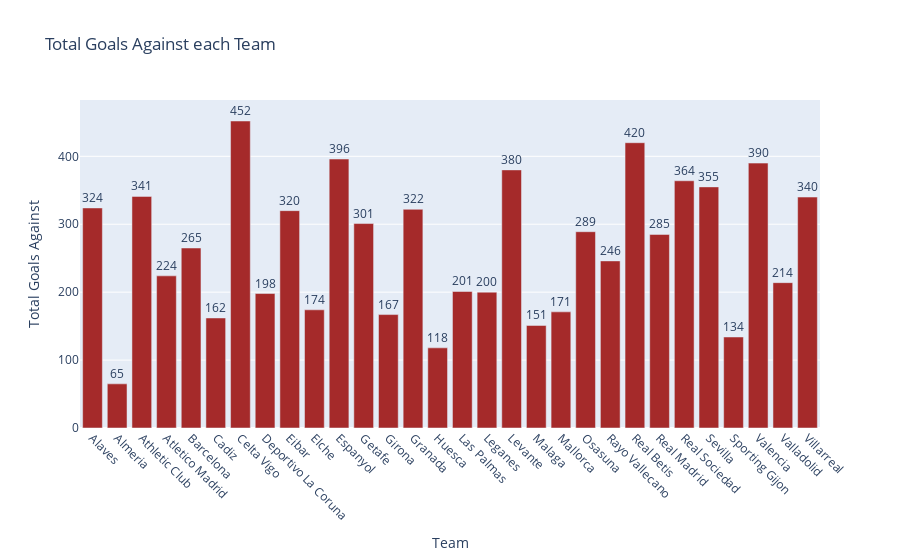

The cell this chart's notebook holds for it:
### Markdown cell above
### Goals scored against each team

### Code cell
# Group by team and sum up the goals against
goals_against_team = df.groupby('team')['ga'].sum().reset_index()

# Create an interactive bar plot using Plotly
fig = px.bar(goals_against_team, x='team', y='ga', title='Total Goals Against each Team', labels={'team': 'Team', 'ga': 'Total Goals Against'})

# Add numbers on top of the bars
for team, ga in zip(goals_against_team['team'], goals_against_team['ga']):
    fig.add_annotation(
        text=str(int(ga)),
        x=team,
        y=ga,
        xanchor='center',
        yanchor='bottom',
        showarrow=False
    )
fig.update_traces(marker_color='brown')
fig.update_xaxes(tickangle=45)
fig.show()

### Figure 1 — Plotly figure (JSON) as saved in the notebook; plotly's stock layout.template omitted (floating-point values rounded to 4 significant figures)
{"data": [{"alignmentgroup": "True", "hovertemplate": "Team=%{x}<br>Total Goals Against=%{y}<extra></extra>", "legendgroup": "", "marker": {"color": "brown", "pattern": {"shape": ""}}, "name": "", "offsetgroup": "", "orientation": "v", "showlegend": false, "textposition": "auto", "type": "bar", "x": ["Alaves", "Almeria", "Athletic Club", "Atletico Madrid", "Barcelona", "Cadiz", "Celta Vigo", "Deportivo La Coruna", "Eibar", "Elche", "Espanyol", "Getafe", "Girona", "Granada", "Huesca", "Las Palmas", "Leganes", "Levante", "Malaga", "Mallorca", "Osasuna", "Rayo Vallecano", "Real Betis", "Real Madrid", "Real Sociedad", "Sevilla", "Sporting Gijon", "Valencia", "Valladolid", "Villarreal"], "xaxis": "x", "y": [324, 65, 341, 224, 265, 162, 452, 198, 320, 174, 396, 301, 167, 322, 118, 201, 200, 380, 151, 171, 289, 246, 420, 285, 364, 355, 134, 390, 214, 340], "yaxis": "y"}], "layout": {"annotations": [{"showarrow": false, "text": "324", "x": "Alaves", "xanchor": "center", "y": 324, "yanchor": "bottom"}, {"showarrow": false, "text": "65", "x": "Almeria", "xanchor": "center", "y": 65, "yanchor": "bottom"}, {"showarrow": false, "text": "341", "x": "Athletic Club", "xanchor": "center", "y": 341, "yanchor": "bottom"}, {"showarrow": false, "text": "224", "x": "Atletico Madrid", "xanchor": "center", "y": 224, "yanchor": "bottom"}, {"showarrow": false, "text": "265", "x": "Barcelona", "xanchor": "center", "y": 265, "yanchor": "bottom"}, {"showarrow": false, "text": "162", "x": "Cadiz", "xanchor": "center", "y": 162, "yanchor": "bottom"}, {"showarrow": false, "text": "452", "x": "Celta Vigo", "xanchor": "center", "y": 452, "yanchor": "bottom"}, {"showarrow": false, "text": "198", "x": "Deportivo La Coruna", "xanchor": "center", "y": 198, "yanchor": "bottom"}, {"showarrow": false, "text": "320", "x": "Eibar", "xanchor": "center", "y": 320, "yanchor": "bottom"}, {"showarrow": false, "text": "174", "x": "Elche", "xanchor": "center", "y": 174, "yanchor": "bottom"}, {"showarrow": false, "text": "396", "x": "Espanyol", "xanchor": "center", "y": 396, "yanchor": "bottom"}, {"showarrow": false, "text": "301", "x": "Getafe", "xanchor": "center", "y": 301, "yanchor": "bottom"}, {"showarrow": false, "text": "167", "x": "Girona", "xanchor": "center", "y": 167, "yanchor": "bottom"}, {"showarrow": false, "text": "322", "x": "Granada", "xanchor": "center", "y": 322, "yanchor": "bottom"}, {"showarrow": false, "text": "118", "x": "Huesca", "xanchor": "center", "y": 118, "yanchor": "bottom"}, {"showarrow": false, "text": "201", "x": "Las Palmas", "xanchor": "center", "y": 201, "yanchor": "bottom"}, {"showarrow": false, "text": "200", "x": "Leganes", "xanchor": "center", "y": 200, "yanchor": "bottom"}, {"showarrow": false, "text": "380", "x": "Levante", "xanchor": "center", "y": 380, "yanchor": "bottom"}, {"showarrow": false, "text": "151", "x": "Malaga", "xanchor": "center", "y": 151, "yanchor": "bottom"}, {"showarrow": false, "text": "171", "x": "Mallorca", "xanchor": "center", "y": 171, "yanchor": "bottom"}, {"showarrow": false, "text": "289", "x": "Osasuna", "xanchor": "center", "y": 289, "yanchor": "bottom"}, {"showarrow": false, "text": "246", "x": "Rayo Vallecano", "xanchor": "center", "y": 246, "yanchor": "bottom"}, {"showarrow": false, "text": "420", "x": "Real Betis", "xanchor": "center", "y": 420, "yanchor": "bottom"}, {"showarrow": false, "text": "285", "x": "Real Madrid", "xanchor": "center", "y": 285, "yanchor": "bottom"}, {"showarrow": false, "text": "364", "x": "Real Sociedad", "xanchor": "center", "y": 364, "yanchor": "bottom"}, {"showarrow": false, "text": "355", "x": "Sevilla", "xanchor": "center", "y": 355, "yanchor": "bottom"}, {"showarrow": false, "text": "134", "x": "Sporting Gijon", "xanchor": "center", "y": 134, "yanchor": "bottom"}, {"showarrow": false, "text": "390", "x": "Valencia", "xanchor": "center", "y": 390, "yanchor": "bottom"}, {"showarrow": false, "text": "214", "x": "Valladolid", "xanchor": "center", "y": 214, "yanchor": "bottom"}, {"showarrow": false, "text": "340", "x": "Villarreal", "xanchor": "center", "y": 340, "yanchor": "bottom"}], "barmode": "relative", "legend": {"tracegroupgap": 0}, "title": {"text": "Total Goals Against each Team"}, "xaxis": {"anchor": "y", "domain": [0, 1], "tickangle": 45, "title": {"text": "Team"}}, "yaxis": {"anchor": "x", "domain": [0, 1], "title": {"text": "Total Goals Against"}}}}
